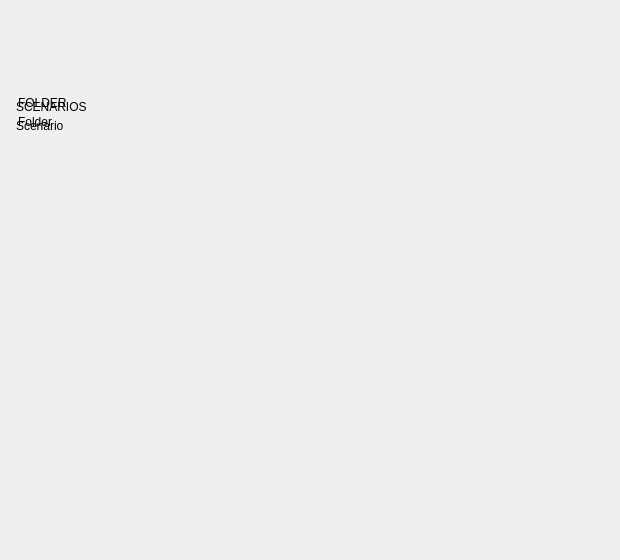
             <widget class="QWidget" name="scnGridBody">
              <property name="geometry">
               <rect>
                <x>0</x>
                <y>0</y>
                <width>620</width>
                <height>560</height>
               </rect>
              </property>
              <property name="list" stdset="0">
               <string>shown</string>
              </property>
              <property name="cellWidth" stdset="0">
               <number>232</number>
              </property>
              <property name="cellHeight" stdset="0">
               <number>196</number>
              </property>
              <widget class="QFrame" name="folderCard">
               <property name="geometry">
                <rect>
                 <x>0</x>
                 <y>0</y>
                 <width>214</width>
                 <height>178</height>
                </rect>
               </property>
               <property name="role" stdset="0">
                <string>card</string>
               </property>
               <property name="template" stdset="0">
                <bool>true</bool>
               </property>
               <property name="templateIf" stdset="0">
                <string>item.isFolder</string>
               </property>
               <property name="action" stdset="0">
                <string>Logic.open(item.path)</string>
               </property>
               <widget class="QLabel" name="folderIcon">
                <property name="geometry">
                 <rect>
                  <x>18</x>
                  <y>22</y>
                  <width>64</width>
                  <height>50</height>
                 </rect>
                </property>
                <property name="pixmap">
                 <pixmap resource="skin.qrc">:/pd/images/folder.png</pixmap>
                </property>
               </widget>
               <widget class="QWidget" name="folderTexts" native="true">
                <property name="geometry">
                 <rect>
                  <x>18</x>
                  <y>96</y>
                  <width>178</width>
                  <height>66</height>
                 </rect>
                </property>
                <property name="anchor" stdset="0">
                 <string>left right bottom</string>
                </property>
                <layout class="QVBoxLayout" name="folderTextsLayout">
                 <property name="spacing">
                  <number>5</number>
                 </property>
                 <property name="leftMargin">
                  <number>0</number>
                 </property>
                 <property name="topMargin">
                  <number>0</number>
                 </property>
                 <property name="rightMargin">
                  <number>0</number>
                 </property>
                 <property name="bottomMargin">
                  <number>0</number>
                 </property>
                 <item>
                  <widget class="QLabel" name="folderOver">
                   <property name="text">
                    <string>FOLDER</string>
                   </property>
                   <property name="role" stdset="0">
                    <string>cardOver</string>
                   </property>
                   <property name="letterSpacing" stdset="0">
                    <double>1.8</double>
                   </property>
                  </widget>
                 </item>
                 <item>
                  <widget class="QLabel" name="folderName">
                   <property name="text">
                    <string>Folder</string>
                   </property>
                   <property name="role" stdset="0">
                    <string>cardTitle</string>
                   </property>
                   <property name="bind" stdset="0">
                    <string>item.name</string>
                   </property>
                   <property name="elide" stdset="0">
                    <bool>true</bool>
                   </property>
                  </widget>
                 </item>
                 <item>
                  <widget class="QLabel" name="folderCount">
                   <property name="role" stdset="0">
                    <string>cardMeta</string>
                   </property>
                   <property name="bind" stdset="0">
                    <string>Logic.countIn(item.path) + (Logic.countIn(item.path) === 1 ? ' scenario' : ' scenarios')</string>
                   </property>
                  </widget>
                 </item>
                 <item>
                  <spacer name="vSpacer_12">
                   <property name="orientation">
                    <enum>Qt::Orientation::Vertical</enum>
                   </property>
                   <property name="sizeHint" stdset="0">
                    <size>
                     <width>20</width>
                     <height>0</height>
                    </size>
                   </property>
                  </spacer>
                 </item>
                </layout>
               </widget>
              </widget>
              <widget class="QFrame" name="scnCard">
               <property name="geometry">
                <rect>
                 <x>0</x>
                 <y>0</y>
                 <width>214</width>
                 <height>178</height>
                </rect>
               </property>
               <property name="role" stdset="0">
                <string>card</string>
               </property>
               <property name="template" stdset="0">
                <bool>true</bool>
               </property>
               <property name="action" stdset="0">
                <string>Launcher.currentScenario = item.path</string>
               </property>
               <property name="doubleAction" stdset="0">
                <string>Launcher.launch(item.path)</string>
               </property>
               <property name="bind_current" stdset="0">
                <string>item.path === path</string>
               </property>
               <property name="glowColor" stdset="0">
                <color alpha="255">
                 <red>39</red>
                 <green>211</green>
                 <blue>255</blue>
                </color>
               </property>
               <property name="glowRings" stdset="0">
                <number>1</number>
               </property>
               <property name="glowStep" stdset="0">
                <double>5.0</double>
               </property>
               <property name="glowWidth" stdset="0">
                <double>2.0</double>
               </property>
               <property name="glowRadius" stdset="0">
                <double>12.0</double>
               </property>
               <property name="bind_glowAlpha" stdset="0">
                <string>(item.path === path) ? 0.35 : 0</string>
               </property>
               <property name="templateIf" stdset="0">
                <string>!item.isFolder</string>
               </property>
               <widget class="MiniOrbit" name="scnCardPicture">
                <property name="geometry">
                 <rect>
                  <x>1</x>
                  <y>1</y>
                  <width>212</width>
                  <height>86</height>
                 </rect>
                </property>
                <property name="pixmap">
                 <pixmap resource="skin.qrc">:/pd/images/preview-mini.png</pixmap>
                </property>
                <property name="scaledContents">
                 <bool>true</bool>
                </property>
                <property name="anchor" stdset="0">
                 <string>left right top</string>
                </property>
                <property name="corner" stdset="0">
                 <double>11.0</double>
                </property>
                <property name="bind_kind" stdset="0">
                 <string>Logic.cardInfo(item.path).kind</string>
                </property>
                <property name="bind_seed" stdset="0">
                 <string>Logic.cardInfo(item.path).seed</string>
                </property>
               </widget>
               <widget class="QWidget" name="scnCardTexts" native="true">
                <property name="geometry">
                 <rect>
                  <x>16</x>
                  <y>100</y>
                  <width>182</width>
                  <height>66</height>
                 </rect>
                </property>
                <property name="anchor" stdset="0">
                 <string>left right bottom</string>
                </property>
                <layout class="QVBoxLayout" name="scnCardTextsLayout">
                 <property name="spacing">
                  <number>5</number>
                 </property>
                 <property name="leftMargin">
                  <number>0</number>
                 </property>
                 <property name="topMargin">
                  <number>0</number>
                 </property>
                 <property name="rightMargin">
                  <number>0</number>
                 </property>
                 <property name="bottomMargin">
                  <number>0</number>
                 </property>
                 <item>
                  <widget class="QLabel" name="scnCardFolder">
                   <property name="text">
                    <string>SCENARIOS</string>
                   </property>
                   <property name="role" stdset="0">
                    <string>cardOver</string>
                   </property>
                   <property name="letterSpacing" stdset="0">
                    <double>1.8</double>
                   </property>
                   <property name="bind" stdset="0">
                    <string>(item.folder || &quot;Scenarios&quot;).toUpperCase()</string>
                   </property>
                  </widget>
                 </item>
                 <item>
                  <widget class="QLabel" name="scnCardTitle">
                   <property name="text">
                    <string>Scenario</string>
                   </property>
                   <property name="role" stdset="0">
                    <string>cardTitle</string>
                   </property>
                   <property name="bind" stdset="0">
                    <string>item.name</string>
                   </property>
                   <property name="elide" stdset="0">
                    <bool>true</bool>
                   </property>
                  </widget>
                 </item>
                 <item>
                  <widget class="QLabel" name="scnCardMeta">
                   <property name="role" stdset="0">
                    <string>cardMeta</string>
                   </property>
                   <property name="bind" stdset="0">
                    <string>Logic.cardInfo(item.path).meta</string>
                   </property>
                   <property name="elide" stdset="0">
                    <bool>true</bool>
                   </property>
                  </widget>
                 </item>
                 <item>
                  <spacer name="vSpacer_13">
                   <property name="orientation">
                    <enum>Qt::Orientation::Vertical</enum>
                   </property>
                   <property name="sizeHint" stdset="0">
                    <size>
                     <width>20</width>
                     <height>0</height>
                    </size>
                   </property>
                  </spacer>
                 </item>
                </layout>
               </widget>
              </widget>
             </widget>
